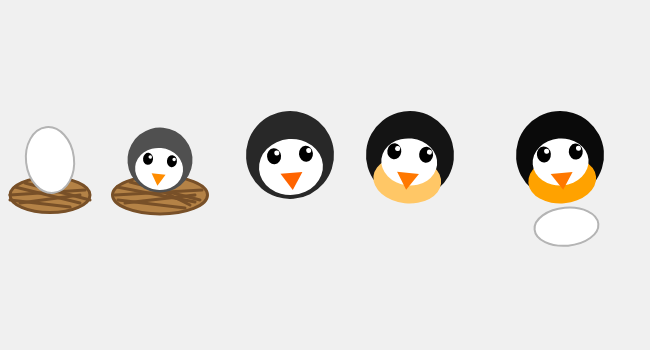
Frame 1 (no input)
Frame 60 (no input): identical to frame 1, image omitted
Frame 120 (the mouse pressed at the canvas centre since frame 60): identical to frame 1, image omitted

The p5.js sketch that drew this single still picture (run headless with seeded random() and noise() and a simulated clock; from frame 60 on, the mouse is pressed at the canvas centre):

// p5.js sketch
// ── sketch.js
function setup() {
  createCanvas(650, 350);
}

function draw() {
  background(240);

  // NIDO DEL HUEVO 1
  push();
  translate(50, 195);

  // Óvalo base del nido
  fill(180, 130, 70);
  stroke(120, 80, 40);
  strokeWeight(3);
  ellipse(0, 0, 80, 35);

  // Líneas del nido
  stroke(120, 80, 40);
  strokeWeight(3);
  line(-35, -8, 30, 8);
  line(-40, 0, 35, -5);
  line(-30, 8, 30, 0);
  line(-25, -12, 40, 5);
  line(-40, 5, 20, 12);
  pop();


  // HUEVO 1
  push();
  translate(50, 160);
  rotate(-0.12);

  fill(255);
  stroke(180);
  strokeWeight(2);
  ellipse(0, 0, 48, 66);

  pop();


  // NIDO DEL PINGÜINO 1
  push();
  translate(160, 195);

  // Óvalo del nido
  fill(180, 130, 70);
  stroke(120, 80, 40);
  strokeWeight(3);
  ellipse(0, 0, 95, 38);

  // Líneas que forman el nido
  stroke(120, 80, 40);
  strokeWeight(3);

  line(-43, -8, 35, 7);
  line(-45, 0, 42, -5);
  line(-35, 8, 35, 0);
  line(-30, -13, 40, 5);
  line(-42, 5, 25, 13);
  line(-20, -15, 30, 10);

  pop();


  // PINGÜINO BEBÉ 2
  push();
  translate(160, 160);
  rotate(0.1);

  // Cabeza
  fill(80);
  noStroke();
  ellipse(0, 0, 65, 65);

  // Cara blanca
  fill(255);
  ellipse(0, 9, 48, 42);

  // Ojo izquierdo
  fill(0);
  ellipse(-12, 0, 10, 12);

  // Ojo derecho
  ellipse(12, 0, 10, 12);

  // Brillo en los ojos
  fill(255);
  ellipse(-10, -2, 3.5, 3.5);
  ellipse(14, -2, 3.5, 3.5);

  // Pico
  fill(255, 140, 0);
  triangle(-7, 14, 7, 14, 0, 26);

  pop();

  // PINGUINO 3

  push();
  translate(290, 155);
  rotate(-0.08);

  // Cabeza negra
  fill(40);
  noStroke();
  ellipse(0, 0, 88, 88);

  // Cara blanca
  fill(255);
  ellipse(0, 12, 64, 56);

  // Ojos
  fill(0);
  ellipse(-16, 0, 14, 16);
  ellipse(16, 0, 14, 16);

  // Brillo
  fill(255);
  ellipse(-13, -3, 5, 5);
  ellipse(19, -3, 5, 5);

  // Pico
  fill(255, 100, 0);
  triangle(-11, 18, 11, 18, 0, 35);

  pop();

  // PINGUINO 4
  push();
  translate(410, 155);
  rotate(0.11);

  // Cabeza
  fill(20);
  noStroke();
  ellipse(0, 0, 88, 88);

  // Parte inferior
  fill(255, 199, 102);
  ellipse(0, 25, 68, 47);

  // Cara blanca
  fill(255);
  ellipse(0, 7, 56, 47);

  // Ojos
  fill(0);
  ellipse(-16, -2, 14, 16);
  ellipse(16, -2, 14, 16);

  // Brillo
  fill(255);
  ellipse(-13, -5, 5, 5);
  ellipse(19, -5, 5, 5);

  // Pico
  fill(255, 120, 0);
  triangle(-11, 18, 11, 18, 0, 35);

  pop();


  // PINGUINO 5
  push();
  translate(560, 155);
  rotate(-0.09);

  // Cabeza
  fill(10);
  noStroke();
  ellipse(0, 0, 88, 88);

  // Parte inferior
  fill(255, 162, 0);
  ellipse(0, 25, 68, 47);

  // Cara blanca
  fill(255);
  ellipse(0, 7, 56, 47);

  // Ojos
  fill(0);
  ellipse(-16, -2, 14, 16);
  ellipse(16, -2, 14, 16);

  // Brillo
  fill(255);
  ellipse(-13, -5, 5, 5);
  ellipse(19, -5, 5, 5);

  // Pico
  fill(255, 120, 0);
  triangle(-11, 18, 11, 18, 0, 35);

  // Huevo de pingüino 5
  fill(255);
  stroke(180);
  strokeWeight(2);
  ellipse(0, 72, 64, 38);

  pop();
}
